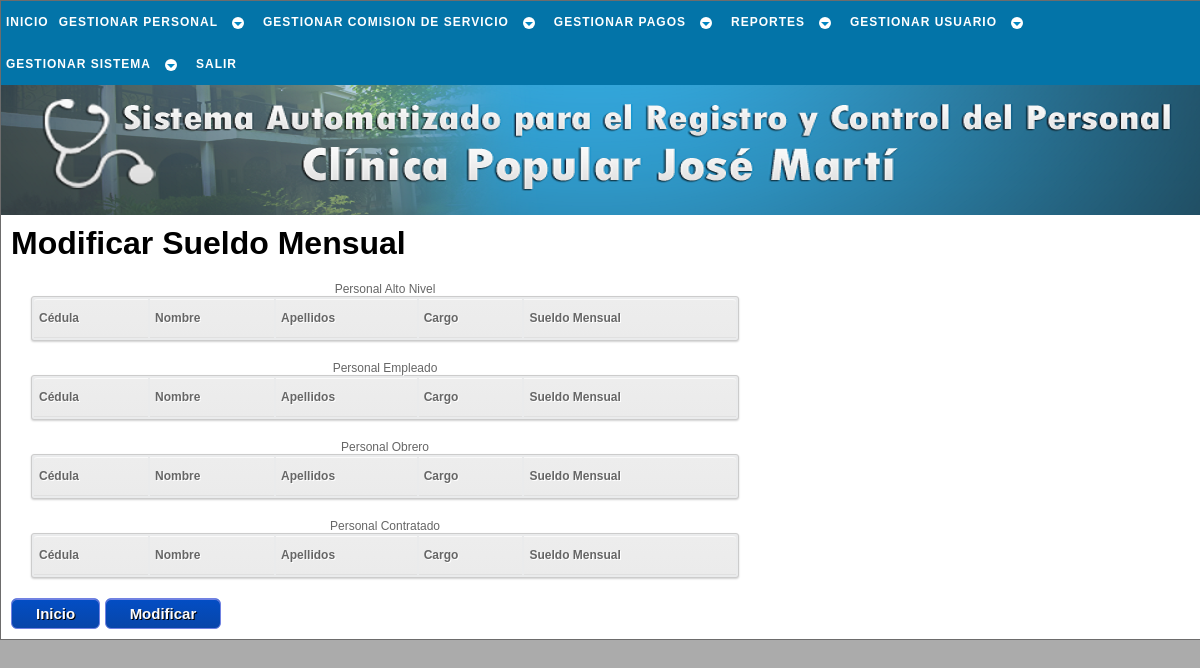
The app's page /php/pago/modf_sueldo_mes_a.php (signed in), older data.
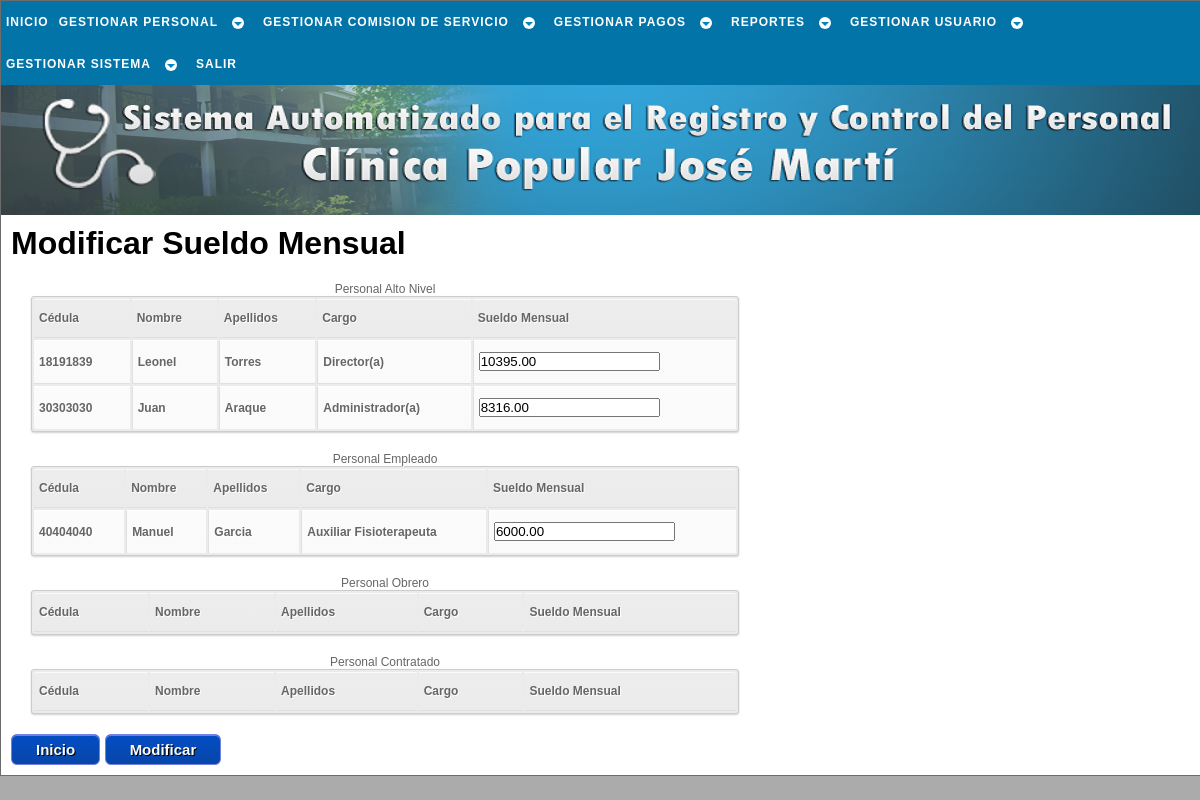
The same page, newer data.
### tables this page shows
CREATE TABLE `laboral` (
  `cedula` int(12) NOT NULL,
  `sueldo_mensual` decimal(7,2) NOT NULL,
  `fecha_ingreso` date NOT NULL,
  `condicion` varchar(10) NOT NULL,
  `cargo` varchar(23) NOT NULL,
  `rango` varchar(22) NOT NULL,
  `area_desemp` varchar(14) NOT NULL,
  `resolucion` varchar(40) NOT NULL,
  `ley` varchar(5) NOT NULL,
  PRIMARY KEY (`cedula`),
  CONSTRAINT `laboral_ibfk_1` FOREIGN KEY (`cedula`) REFERENCES `trabajador` (`cedula`) ON UPDATE CASCADE
);

CREATE TABLE `trabajador` (
  `cedula` int(12) NOT NULL,
  `nombre` varchar(30) NOT NULL,
  `apellido` varchar(30) NOT NULL,
  `ciudadania` varchar(15) NOT NULL,
  `pasaporte` varchar(30) NOT NULL,
  `libreta_militr` varchar(30) NOT NULL,
  `fe_nac` date NOT NULL,
  `lug_nac` varchar(30) NOT NULL,
  `est_civil` varchar(15) NOT NULL,
  `nconyugue` varchar(50) NOT NULL,
  `estudia` int(1) NOT NULL,
  `direccion` varchar(50) NOT NULL,
  `telefono` varchar(12) NOT NULL,
  `estado` tinyint(1) NOT NULL,
  `actualizado` date NOT NULL,
  PRIMARY KEY (`cedula`)
);

### php/_sql/conslt_trabj_sql.php (called while the page is built, shortened)
<?php
	function conslt_rango_trb($cnx_bd,$dato1,$dato2){
		$sql = "SELECT trabajador.cedula,nombre,apellido,cargo,sueldo_mensual,fecha_ingreso
				FROM trabajador
				JOIN laboral ON laboral.cedula = trabajador.cedula
				WHERE rango = '$dato1'
				AND condicion = '$dato2'
				AND estado = 1
				ORDER BY sueldo_mensual
				DESC";
		$resultado = $cnx_bd -> query($sql);
		return $resultado;
	}
?>

### php/pago/modf_sueldo_mes_a.php (the view, shortened to what this page needs)
<!DOCTYPE html PUBLIC "-//W3C//DTD XHTML 1.1//EN" "http://www.w3.org/TR/xhtml11/DTD/xhtml11.dtd" />
<html xmlns="http://www.w3.org/1999/xhtml" xml:lang="es" lang="es" dir="ltr">
	<head>
		<link rel="stylesheet" href="../../css/estilo.css" type="text/css" media="screen" />
    </head>
	<body>
		<div id="cuerpo">
			<div id="menu">
				<div id="cssmenu">
					<?php include('../_menu/menu_pago.php'); ?>
				</div>
			</div>
			<div id="inicio">
			</div>
			<div id="pagina">
				<?php
					$cnx_bd = conexion();
					include('../_sql/conslt_trabj_sql.php');
					$alto = conslt_rango_trb($cnx_bd,'Personal de Alto Nivel','Fijo');
					$empleado = conslt_rango_trb($cnx_bd,'Personal Empleado','Fijo');
				?>
				<h1>Modificar Sueldo Mensual</h1>
				<form action="modf_sueldo_mes_b.php" method="post">
					<table id="tabla">
						<caption>Personal Alto Nivel</caption>
						<tr>
							<th>Cédula</th>
							<th>Nombre</th>
							<th>Apellidos</th>
							<th>Cargo</th>
							<th>Sueldo Mensual</th>
						</tr>
						<?php while ($fila = $alto -> fetch_object()){ ?>
							<tr>
								<td><a href="#"><?=$fila -> cedula?></a></td>
								<td><a href="#"><?=$fila -> nombre?></a></td>
								<td><a href="#"><?=$fila -> apellido?></a></td>
								<td><a href="#"><?=$fila -> cargo?></a></td>
								<td><input type="text" name="suld_mes[]" value="<?=$fila -> sueldo_mensual?>" id="suld_mes" title="Por favor ingrese el nuevo sueldo del trabajador" required /></td>
							</tr>
						<?php
							}
						?>
					</table>
					<table id="tabla">
						<caption>Personal Empleado</caption>
						<tr>
							<th>Cédula</th>
							<th>Nombre</th>
							<th>Apellidos</th>
							<th>Cargo</th>
							<th>Sueldo Mensual</th>
						</tr>
						<?php while ($fila = $empleado -> fetch_object()){ ?>
							<tr>
								<td><a href="#"><?=$fila -> cedula?></a></td>
								<td><a href="#"><?=$fila -> nombre?></a></td>
								<td><a href="#"><?=$fila -> apellido?></a></td>
								<td><a href="#"><?=$fila -> cargo?></a></td>
								<td><input type="text" name="suld_mes[]" value="<?=$fila -> sueldo_mensual?>" id="suld_mes" title="Por favor ingrese el nuevo sueldo del trabajador" required /></td>
							</tr>
						<?php
							}
						?>
					</table>
					<table id="tabla">
						<caption>Personal Obrero</caption>
						<tr>
							<th>Cédula</th>
							<th>Nombre</th>
							<th>Apellidos</th>
							<th>Cargo</th>
							<th>Sueldo Mensual</th>
						</tr>
					</table>
					<table id="tabla">
						<caption>Personal Contratado</caption>
						<tr>
							<th>Cédula</th>
							<th>Nombre</th>
							<th>Apellidos</th>
							<th>Cargo</th>
							<th>Sueldo Mensual</th>
						</tr>
					</table>
					<a href="../inicio.php" class="enlaceboton" title="Click para ir al inicio de SACLIPOP">Inicio</a>
					<input type="submit" name="modificar" value="Modificar" id="boton" />
				</form>
			</div>
		</div>
	</body>
</html>

Row changes from the older to the newer data that the page shows:
now on this page (row edited): laboral: cedula.cedula "18191839", cedula.nombre "Leonel", cedula.apellido "Torres", cargo "Director(a)", sueldo_mensual "10395.00", shown under "Personal Alto Nivel"
now on this page (row edited): laboral: cedula.cedula "30303030", cedula.nombre "Juan", cedula.apellido "Araque", cargo "Administrador(a)", sueldo_mensual "8316.00", shown under "Personal Alto Nivel"
now on this page (row edited): laboral: cedula.cedula "40404040", cedula.nombre "Manuel", cedula.apellido "Garcia", cargo "Auxiliar Fisioterapeuta", sueldo_mensual "6000.00", shown under "Personal Empleado"
